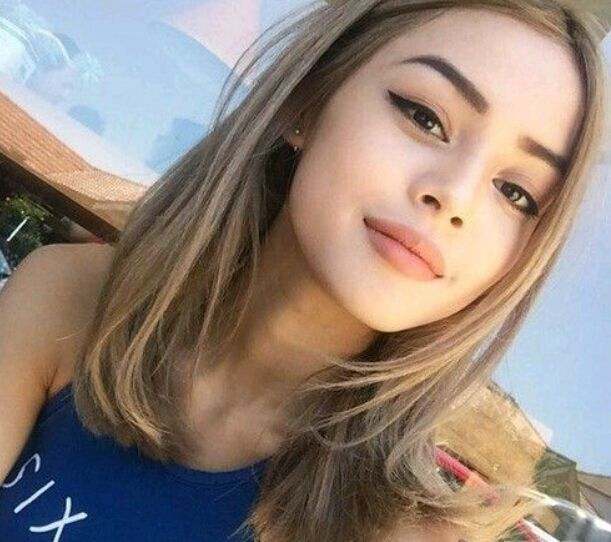
#> input picture utilities/yamukgoz.jpeg, 611 x 542 px
$ python Eye_Frame_Creator_v8.py
#> lines starting #> are read from the running program, lines starting #| are printed output that depends on the picture; after the words box and inside, x2 and y2 are one past the last pixel; in counts of white or black regions, pixels touching at a corner belong together
#> further down, img is the input picture: shape (542, 611, 3); mean B, G, R 122, 131.9, 147.3
# genel sorular
# fotonun rennkli olamsı mı daha iyi olur siyah beyaz olması mı?
import numpy as np
import math
import cv2
from matplotlib import pyplot as plt

# Slow down program on big images
def rotate_image(image, angle, rotation_center):
#> called with angle = 50.61, rotation_center = (461.5, 152)
    rot_mat = cv2.getRotationMatrix2D(rotation_center, angle, 1.0)
    result = cv2.warpAffine(image, rot_mat, image.shape[1::-1],
                            flags=cv2.INTER_LINEAR)
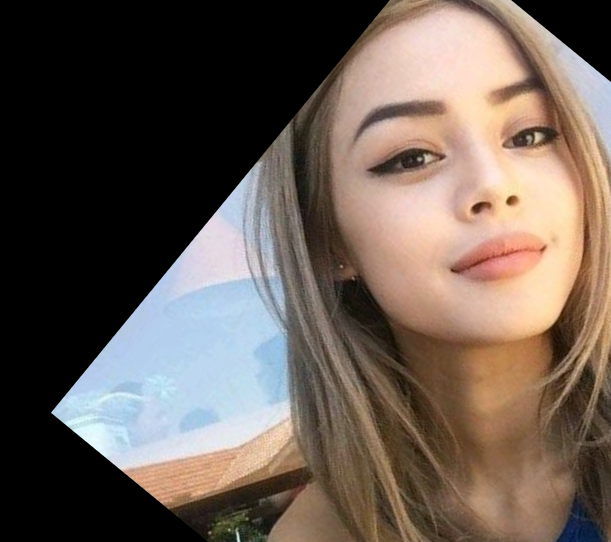
#> result: shape (542, 611, 3); mean R, G, B 105.5, 92.2, 83.3
    return result


# Ismi yeterince acikliyor mk
def getRotatedCoordinates2D(x, y, angle, rotation_center):
    rot_mat = cv2.getRotationMatrix2D(rotation_center, angle, 1.0)
    point = np.array([x, y, 1])
    new = rot_mat.dot(point)
    return (new[0], new[1])

# sait's process eye code
def process_eye(eye_img, *coordinates_of_eye):
    coordinates_of_eye = list(coordinates_of_eye)
    x1, x2, y1, y2 = coordinates_of_eye

    # rotasyon pls
    angle = abs(math.atan((y1 - y2) / (x1 - x2)) * 180 / math.pi)

    if y2 < y1:
        angle = -angle

    center_of_eye = ((x1 + x2) / 2, (y1 + y2) / 2)
    eye_img = rotate_image(eye_img, angle, center_of_eye)

    # Update coordinates for rotation
    point_num = int(len(coordinates_of_eye) / 2)  # 4 points for 8 element tuple
    for i in range(point_num):
        x, y = coordinates_of_eye[i], coordinates_of_eye[i + point_num]
        x, y = getRotatedCoordinates2D(x, y, angle, center_of_eye)
        coordinates_of_eye[i], coordinates_of_eye[i + point_num] = x, y

    #masking
    center_of_eye = (int((x1 + x2) / 2), int((y1 + y2) / 2))
    major_axis = int((x2- x1) / 2)
    minor_axis = int((x2 - x1) / 5)
    mask = np.zeros_like(eye_img)
    mask = cv2.ellipse(mask, center_of_eye, (major_axis, minor_axis), 0, 0, 360, (255, 255, 255), -1)
    plt.imshow(mask)
    plt.show()
    eye_img = np.bitwise_and(eye_img, mask)

    print("last_y1:"+ str(y1) + " last_y2:" + str(y2))
    print("last_x1:" + str(x1) + " last_x2:" + str(x2))
    eye_img = cv2.resize(eye_img, (64,128))
    return eye_img

# what this function do
def createEyeFrame(img, *coordinates):
    # Parsing eye coordinates
    coordinates = list(coordinates)
    (x1, x2, x3, x4, y1, y2, y3, y4) = coordinates

    # Rotate image 1 times according to position of both eye corners
    angle = abs(math.atan((x1 - x4) / (y1 - y4)) * 180 / math.pi) # wrong angle y/x must be replaced !!!
    rotation_center = ((x1 + x4) / 2, (y1 + y4) / 2)
    img = rotate_image(img, angle, rotation_center)

  # Update coordinates for rotation
    point_num = int(len(coordinates) / 2)  # 4 points for 8 element tuple
    for i in range(point_num):
        x, y = coordinates[i], coordinates[i + point_num]
        x, y = getRotatedCoordinates2D(x, y, angle, rotation_center)
        coordinates[i], coordinates[i + point_num] = x, y


    # Calculate error for eye1
    errx_eye_1 = abs(int((coordinates[0] - coordinates[1]) / 10))

    # Height of an eye is tought as 3 of width
    top_eye1 = int(min(coordinates[4], coordinates[5]) - ((coordinates[0] - coordinates[1]) /3))
    bot_eye1 = int(max(coordinates[4], coordinates[5]) + ((coordinates[0] - coordinates[1]) /3))

    # Get roi according to bounds
    roi_x1 = int(coordinates[0] - errx_eye_1)
    roi_x2= int(coordinates[1] + errx_eye_1)
    width_of_eye1 = abs(coordinates[1]-coordinates[0])
    eye1 = img[int(bot_eye1):int(top_eye1),int(roi_x1):int(roi_x2)] #error here

    # update coordinates x1,x2 for roi
    x1 = errx_eye_1
    x2 = errx_eye_1 + width_of_eye1
    if coordinates[5] > coordinates[4]:
        y2 = coordinates[4] - top_eye1      #coordinates[5]- top_eye1 + height_of_eye1
        y1 = coordinates[5]- top_eye1
    elif coordinates[5] < coordinates[4]:
        y2 = abs(coordinates[4] - top_eye1)
        y1 = abs(coordinates[5] - top_eye1)
    else:
        print("they are already equal, pass the process and return eye")

    # Calculate error for eye2
    errx_eye_2 = abs(int((coordinates[2] - coordinates[3]) / 10))
    # Height of an eye is tought as 1/3 of width
    top_eye2 = int(min(coordinates[6], coordinates[7]) - ((coordinates[2] - coordinates[3]) /3)) # error here
    bot_eye2 = int(max(coordinates[6], coordinates[7]) + ((coordinates[2] - coordinates[3]) /3))

    # Get roi according to bounds
    roi_x3 = int(coordinates[2] - errx_eye_2)
    roi_x4= int(coordinates[3] + errx_eye_2)
    width_of_eye2 = coordinates[3]- coordinates[2]
    eye2 = img[int(bot_eye2):int(top_eye2), int(roi_x3):int(roi_x4)]
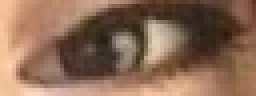
#> eye2: shape (24, 64, 3) (shown 4 times larger); mean R, G, B 138.8, 105.7, 84.7

    # update coordinates x3,x4 for roi
    x3 = errx_eye_2
    x4 = errx_eye_2 + width_of_eye2
    if coordinates[7] > coordinates[6]:
        y4 = coordinates[6] - top_eye2      #coordinates[5]- top_eye1 + height_of_eye1
        y3 = coordinates[7]- top_eye2
    elif coordinates[7] < coordinates[6]:
        y4 = abs(coordinates[6] - top_eye2)
        y3 = abs(coordinates[7] - top_eye2)
    else:
        print("they are already equal, pass the process and return eye")


    print("y1:"+ str(y1) + " y2:" + str(y2) + " y3:" + str(y3) + " y4:" + str(y4))
    print("x1:" + str(x1) + " x2:" + str(x2) + " x3:" + str(x3) + " x4:" + str(x4))

    #WORKS UNTIL HERE
    # see process function
    eye1 = process_eye(eye1, *(x1, x2, y1, y2)) # error in y coordinates
#> in process_eye, `plt.show()`:
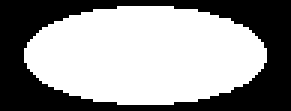
#> shown: shape (37, 97, 3) (shown 3 times larger); 58.7% white; 1 black region, box (x1, y1, x2, y2) and area: (0, 0, 97, 37) 1482
#> in process_eye, `eye_img = cv2.resize(eye_img, (64,128))`:
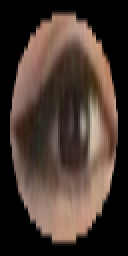
#> eye_img: shape (128, 64, 3) (shown 2 times larger); mean R, G, B 71.5, 56, 48
    eye2 = process_eye(eye2, *(x3, x4, y3, y4))
#> call 3 of rotate_image, with angle = -12.91, rotation_center = (32.1, 11.79)
#> in rotate_image (call 3), `result = cv2.warpAffine(image, rot_mat, image.shape[1::-1], flags=cv2...`:
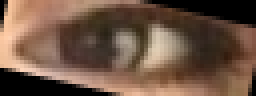
#> result: shape (24, 64, 3) (shown 4 times larger); mean R, G, B 110.2, 84.3, 67.8
#> in process_eye (call 2), `eye_img = cv2.resize(eye_img, (64,128))`:
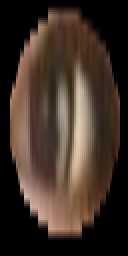
#> eye_img: shape (128, 64, 3) (shown 2 times larger); mean R, G, B 64, 49.3, 39.6

    #concat two images horizontally
    img = np.column_stack((eye1, eye2))
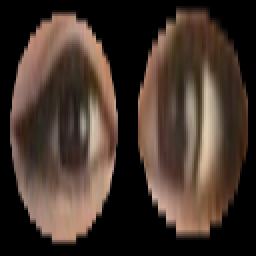
#> img: shape (128, 128, 3) (shown 2 times larger); mean R, G, B 67.8, 52.7, 43.8

    return img

img = cv2.imread('yamukgoz.jpeg', -1)
plt.imshow(img)
plt.show()
img = cv2.cvtColor(img, cv2.COLOR_BGR2RGB)
img = createEyeFrame(img, *(386, 450, 493, 537, 90, 142, 180, 214))
plt.imshow(img)
plt.show()
cv2.waitKey(0)
cv2.destroyAllWindows()

# Said do the same things for eye2
# Do the concatenation
# return the concatenated eye
